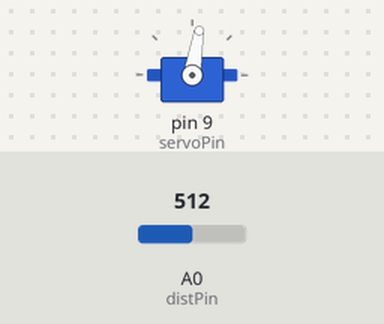
The sketch below on a simulated Arduino Uno, built with avr-gcc and run on an emulated ATmega328P. On the bench: servo. The test bench sets the inputs (shaded band); at power-on: A0 (distPin) = 512.

Above: at 1.2 s.
1.3 s: A0 (distPin) set to 716
At 1.8 s:
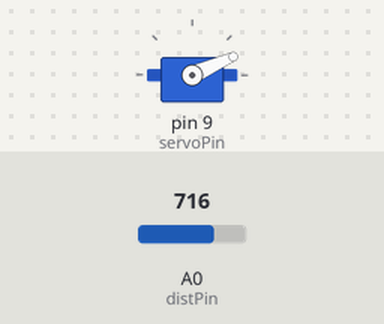
2.8 s: A0 (distPin) set to 900
At 4.0 s:
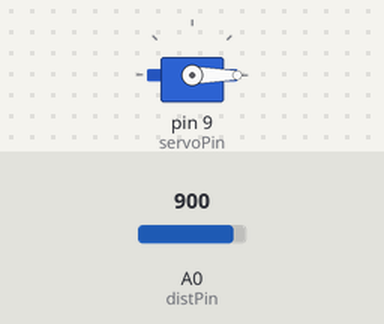
4.3 s: A0 (distPin) set to 306
At 5.3 s:
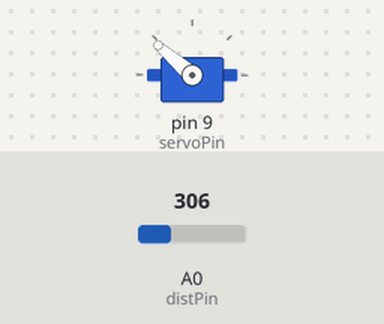
5.8 s: A0 (distPin) set to 122
At 6.5 s:
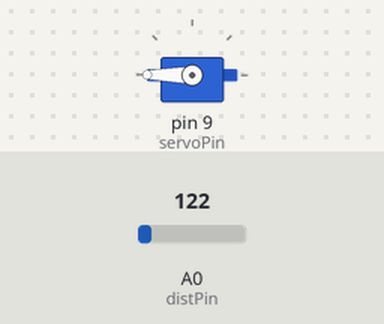
7.3 s: A0 (distPin) set to 1023
At 7.6 s:
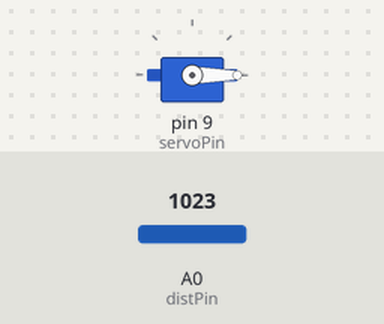
8.8 s: A0 (distPin) set to 0
At 9.9 s:
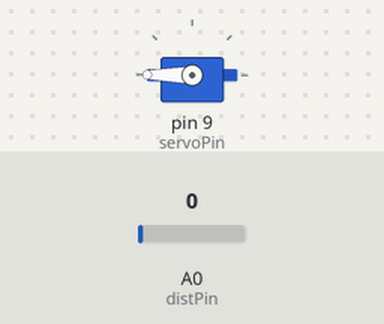
Timing chart, 0 to 11.3 s (numbered marks = the images above; inputs shaded):
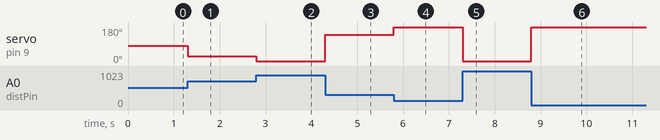

Measured:
- after the input at 1.3 s, servo on pin 9 (servoPin): 81° → 24° at once
- after the input at 2.8 s, servo on pin 9 (servoPin): 24° → 0° at once
- after the input at 4.3 s, servo on pin 9 (servoPin): 0° → 139° at once
- after the input at 5.8 s, servo on pin 9 (servoPin): 139° → 180° at once
- after the input at 7.3 s, servo on pin 9 (servoPin): 180° → 0° at once
- after the input at 8.8 s, servo on pin 9 (servoPin): 0° → 180° at once

The sketch:

Jeremy_Blum_Tutorials_8.3_ServoMotors_IR.ino
```cpp
//Servo + IR

#include <Servo.h>
Servo francisServo;

//Define the Pins
int servoPin = 9;
int distPin = 0;

void setup() {

  francisServo.attach(servoPin);

}
void loop(){
  int dist = analogRead(distPin);
  int pos = map(dist, 160, 800, 180, 0);
  francisServo.write(pos);
}
```
